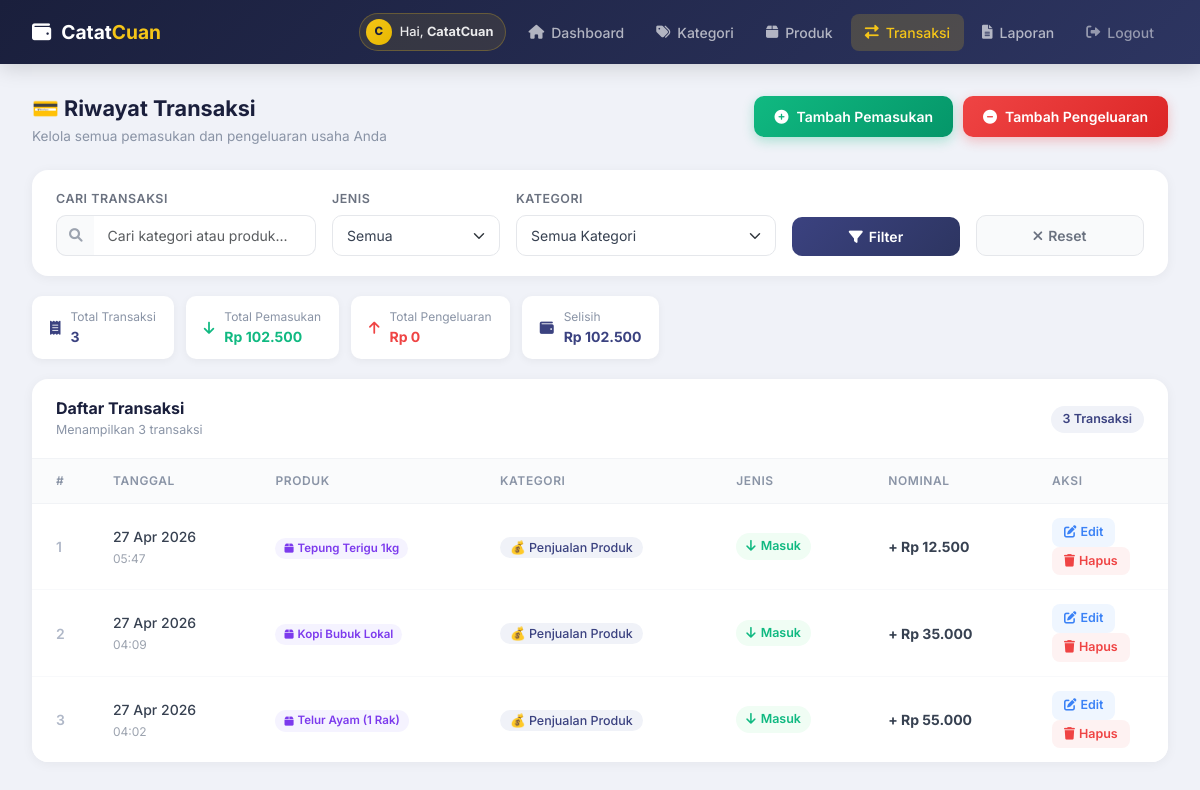
Page /transaksi.php?kat=1 (signed in) on the committed database.
### tables this page shows
CREATE TABLE `tb_transaksi` (
  `id_transaksi` int NOT NULL,
  `id_user` int NOT NULL,
  `id_kategori` int NOT NULL,
  `id_produk` int DEFAULT NULL,
  `jenis` enum('masuk','keluar') NOT NULL,
  `tanggal` date NOT NULL,
  `waktu` time NOT NULL,
  `nominal` int NOT NULL,
  `keterangan` varchar(255) NOT NULL,
  `catatan` text,
  `created_at` timestamp NULL DEFAULT CURRENT_TIMESTAMP
);

CREATE TABLE `tb_produk` (
  `id_produk` int NOT NULL,
  `id_user` int NOT NULL,
  `nama_produk` varchar(150) NOT NULL,
  `harga_beli` int NOT NULL DEFAULT '0',
  `harga_jual` int NOT NULL DEFAULT '0',
  `created_at` timestamp NOT NULL DEFAULT CURRENT_TIMESTAMP
);

CREATE TABLE `tb_kategori` (
  `id_kategori` int NOT NULL,
  `id_user` int DEFAULT NULL,
  `nama_kategori` varchar(100) NOT NULL,
  `jenis_arus` enum('masuk','keluar') NOT NULL,
  `ikon` varchar(10) DEFAULT 0xF09F92B0
);

### koneksi.php (called while the page is built, shortened)
<?php
function formatRupiah(int $nominal): string
{
    return 'Rp ' . number_format($nominal, 0, ',', '.');
}
function formatTanggal(string $date): string
{
    $bulan = ['', 'Jan', 'Feb', 'Mar', 'Apr', 'Mei', 'Jun', 'Jul', 'Agu', 'Sep', 'Okt', 'Nov', 'Des'];
    $d = explode('-', $date);
    return $d[2] . ' ' . $bulan[(int) $d[1]] . ' ' . $d[0];
}
?>

### transaksi.php (the view, shortened to what this page needs)
<?php
require_once 'koneksi.php';
$search = trim($_GET['search'] ?? '');
$jenis  = $_GET['jenis'] ?? 'all';
$kat    = (int) ($_GET['kat'] ?? 0);
$page   = max(1, (int) ($_GET['page'] ?? 1));
$perPage = 10;
$offset = ($page - 1) * $perPage;
$where  = "WHERE t.id_user = :uid";
$params = [':uid' => $_SESSION['id_user']];
if ($kat > 0) {
    $where .= " AND t.id_kategori = :kat";
    $params[':kat'] = $kat;
}
$countSql = "SELECT COUNT(*) FROM tb_transaksi t $where";
$stmtCount = $pdo->prepare($countSql);
$stmtCount->execute($params);
$totalRows = (int) $stmtCount->fetchColumn();
$sql = "SELECT t.*, k.nama_kategori, k.ikon, p.nama_produk AS nama_produk_linked FROM tb_transaksi t
        JOIN tb_kategori k ON t.id_kategori = k.id_kategori
        LEFT JOIN tb_produk p ON t.id_produk = p.id_produk
        $where
        ORDER BY t.tanggal DESC, t.waktu DESC
        LIMIT :limit OFFSET :offset";
$stmt = $pdo->prepare($sql);
foreach ($params as $key => $val)
    $stmt->bindValue($key, $val);
$stmt->bindValue(':limit', $perPage, PDO::PARAM_INT);
$stmt->bindValue(':offset', $offset, PDO::PARAM_INT);
$stmt->execute();
$transaksiList = $stmt->fetchAll();
$sqlSum = "SELECT
    COALESCE(SUM(CASE WHEN t.jenis='masuk' THEN t.nominal ELSE 0 END), 0) AS total_masuk,
    COALESCE(SUM(CASE WHEN t.jenis='keluar' THEN t.nominal ELSE 0 END), 0) AS total_keluar
    FROM tb_transaksi t $where";
$stmtSum = $pdo->prepare($sqlSum);
$stmtSum->execute($params);
$summary = $stmtSum->fetch();
?>
<!DOCTYPE html>
<html lang="id">
<head>
    <link href="https://cdn.jsdelivr.net/npm/bootstrap@5.3.0/dist/css/bootstrap.min.css" rel="stylesheet">
    <link rel="stylesheet" href="https://cdnjs.cloudflare.com/ajax/libs/font-awesome/6.0.0/css/all.min.css">
</head>
<body>
    <nav class="navbar-custom" id="mainNav">
        <a href="index.php" class="navbar-brand-text">
            <i class="fas fa-wallet"></i> <span>Catat<span class="cuan">Cuan</span></span>
        </a>
        <div class="navbar-nav-links" id="navLinks">
            <div class="nav-user-pill">
                <div class="nav-user-avatar"><?= strtoupper(substr($_SESSION['nama_toko'] ?? 'U', 0, 1)) ?></div>
                <span>Hai, <strong><?= htmlspecialchars(explode(' ', trim($_SESSION['nama_toko'] ?? 'User'))[0]) ?></strong></span>
            </div>
            <a href="dashboard.php"><i class="fas fa-home"></i> Dashboard</a>
            <a href="kategori.php"><i class="fas fa-tags"></i> Kategori</a>
            <a href="produk.php"><i class="fas fa-box"></i> Produk</a>
            <a href="transaksi.php" class="active"><i class="fas fa-exchange-alt"></i> Transaksi</a>
            <a href="laporan.php"><i class="fas fa-file-alt"></i> Laporan</a>
            <a href="logout.php" style="color:rgba(255,255,255,0.5);" title="Logout"><i class="fas fa-sign-out-alt"></i> Logout</a>
        </div>
    </nav>
    <div class="page-wrapper">
        <div class="page-header">
            <div>
                <h4>💳 Riwayat Transaksi</h4>
                <p>Kelola semua pemasukan dan pengeluaran usaha Anda</p>
            </div>
            <div style="display:flex;gap:10px;">
                <a href="form_transaksi.php?jenis=masuk" class="btn-action success">
                    <i class="fas fa-plus-circle"></i> Tambah Pemasukan
                </a>
                <a href="form_transaksi.php?jenis=keluar" class="btn-action danger">
                    <i class="fas fa-minus-circle"></i> Tambah Pengeluaran
                </a>
            </div>
        </div>
        <div class="filter-card">
            <form method="GET" action="transaksi.php" class="row g-3 align-items-end">
                <div class="col-md-3">
                    <label>Cari Transaksi</label>
                    <div class="input-group">
                        <span class="input-group-text"><i class="fas fa-search"></i></span>
                        <input type="text" class="form-control" name="search" value="<?= htmlspecialchars($search) ?>"
                            placeholder="Cari kategori atau produk...">
                    </div>
                </div>
                <div class="col-md-2">
                    <label>Jenis</label>
                    <select class="form-select" name="jenis">
                        <option value="all" <?= $jenis === 'all' ? 'selected' : '' ?>>Semua</option>
                    </select>
                </div>
                <div class="col-md-3">
                    <label>Kategori</label>
                    <select class="form-select" name="kat">
                        <option value="0">Semua Kategori</option>
                    </select>
                </div>
                <div class="col-md-2">
                    <button type="submit" class="btn-filter">
                        <i class="fas fa-filter"></i> Filter
                    </button>
                </div>
                <div class="col-md-2">
                    <a href="transaksi.php" class="btn-reset-filter">
                        <i class="fas fa-times"></i> Reset
                    </a>
                </div>
            </form>
        </div>
        <div class="summary-row">
            <div class="summ-pill">
                <i class="fas fa-receipt" style="color:#3b4280;"></i>
                <div>
                    <div class="lbl">Total Transaksi</div>
                    <div class="val saldo"><?= $totalRows ?></div>
                </div>
            </div>
            <div class="summ-pill">
                <i class="fas fa-arrow-down" style="color:#10b981;"></i>
                <div>
                    <div class="lbl">Total Pemasukan</div>
                    <div class="val masuk"><?= formatRupiah((int) $summary['total_masuk']) ?></div>
                </div>
            </div>
            <div class="summ-pill">
                <i class="fas fa-arrow-up" style="color:#ef4444;"></i>
                <div>
                    <div class="lbl">Total Pengeluaran</div>
                    <div class="val keluar"><?= formatRupiah((int) $summary['total_keluar']) ?></div>
                </div>
            </div>
            <div class="summ-pill">
                <i class="fas fa-wallet" style="color:#3b4280;"></i>
                <div>
                    <div class="lbl">Selisih</div>
                    <div class="val saldo">
                        <?= formatRupiah((int) $summary['total_masuk'] - (int) $summary['total_keluar']) ?></div>
                </div>
            </div>
        </div>
        <div class="table-card">
            <div class="table-card-header">
                <div>
                    <h6>Daftar Transaksi</h6>
                    <p>Menampilkan <?= $totalRows ?>
                        transaksi<?= $search ? ' dengan kata kunci "' . htmlspecialchars($search) . '"' : '' ?></p>
                </div>
                <span class="count-badge"><?= $totalRows ?> Transaksi</span>
            </div>
            <div class="table-responsive">
                <table class="table">
                    <thead>
                        <tr>
                            <th style="width:50px;">#</th>
                            <th>Tanggal</th>
                            <th>Produk</th>
                            <th>Kategori</th>
                            <th>Jenis</th>
                            <th>Nominal</th>
                            <th style="width:140px;">Aksi</th>
                        </tr>
                    </thead>
                    <tbody>
                        <?php if (empty($transaksiList)): ?>
                            <tr>
                                <td colspan="7" style="text-align:center;padding:60px;color:#9ca3af;">
                                    <i class="fas fa-inbox"
                                        style="font-size:2.5rem;display:block;margin-bottom:12px;color:#d1d5db;"></i>
                                    Tidak ada transaksi ditemukan.<br>
                                    <a href="form_transaksi.php" style="color:#3b4280;font-weight:600;">Catat transaksi
                                        pertama →</a>
                                </td>
                            </tr>
                        <?php else: ?>
                            <?php foreach ($transaksiList as $i => $tx): ?>
                                <tr>
                                    <td style="color:#b0b8c8;font-weight:600;"><?= $offset + $i + 1 ?></td>
                                    <td>
                                        <span style="font-weight:500;"><?= formatTanggal($tx['tanggal']) ?></span><br>
                                        <span style="font-size:0.75rem;color:#9ca3af;"><?= substr($tx['waktu'], 0, 5) ?></span>
                                    </td>
                                    <td>
                                        <?php if (!empty($tx['nama_produk_linked'])): ?>
                                            <span style="display:inline-flex;align-items:center;gap:4px;background:#f5f3ff;color:#7c3aed;font-size:0.72rem;font-weight:600;padding:2px 9px;border-radius:20px;margin-top:3px;">
                                                <i class="fas fa-box" style="font-size:0.65rem;"></i>
                                                <?= htmlspecialchars($tx['nama_produk_linked']) ?>
                                            </span>
                                        <?php else: ?>
                                            <span style="color:#9ca3af;font-size:0.8rem;">-</span>
                                        <?php endif; ?>
                                    </td>
                                    <td>
                                        <span class="kat-badge"><?= $tx['ikon'] ?>
                                            <?= htmlspecialchars($tx['nama_kategori']) ?></span>
                                    </td>
                                    <td>
                                        <?php if ($tx['jenis'] === 'masuk'): ?>
                                            <span class="tx-badge masuk"><i class="fas fa-arrow-down"></i> Masuk</span>
                                        <?php else: ?>
                                            <span class="tx-badge keluar"><i class="fas fa-arrow-up"></i> Keluar</span>
                                        <?php endif; ?>
                                    </td>
                                    <td class="nominal-<?= $tx['jenis'] ?>">
                                        <?= $tx['jenis'] === 'masuk' ? '+' : '-' ?>         <?= formatRupiah($tx['nominal']) ?>
                                    </td>
                                    <td>
                                        <a href="form_transaksi.php?id=<?= $tx['id_transaksi'] ?>" class="btn-tbl edit me-1">
                                            <i class="fas fa-edit"></i> Edit
                                        </a>
                                        <a href="hapus_transaksi.php?id=<?= $tx['id_transaksi'] ?>" class="btn-tbl hapus"
                                            onclick="return confirm('Hapus transaksi ini? Tindakan tidak dapat dibatalkan.')">
                                            <i class="fas fa-trash"></i> Hapus
                                        </a>
                                    </td>
                                </tr>
                            <?php endforeach; ?>
                        <?php endif; ?>
                    </tbody>
                </table>
            </div>
        </div>
    </div>
</body>
</html>

### rows in the picture
tb_transaksi: i "1", tanggal "27 Apr 2026", waktu "05:47", id_produk.nama_produk "Tepung Terigu 1kg", id_kategori.ikon "💰", id_kategori.nama_kategori "Penjualan Produk", jenis "masuk" (drawn), nominal "Rp 12.500"
tb_transaksi: i "2", tanggal "27 Apr 2026", waktu "04:09", id_produk.nama_produk "Kopi Bubuk Lokal", id_kategori.ikon "💰", id_kategori.nama_kategori "Penjualan Produk", jenis "masuk" (drawn), nominal "Rp 35.000"
tb_transaksi: i "3", tanggal "27 Apr 2026", waktu "04:02", id_produk.nama_produk "Telur Ayam (1 Rak)", id_kategori.ikon "💰", id_kategori.nama_kategori "Penjualan Produk", jenis "masuk" (drawn), nominal "Rp 55.000"

### other values in the picture
substr($_SESSION['nama_toko'] ?? 'U', 0, 1) "C"
explode(' ', trim($_SESSION['nama_toko'] ?? 'User'))[0] "CatatCuan"
$totalRows "3"
formatRupiah((int) $summary['total_masuk']) "Rp 102.500"
formatRupiah((int) $summary['total_keluar']) "Rp 0"
